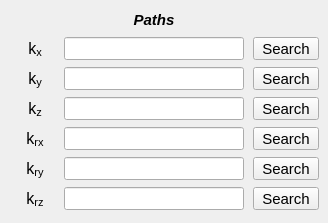
       <widget class="QWidget" name="tab_spring_table">
        <attribute name="title">
         <string>Spring</string>
        </attribute>
        <widget class="QWidget" name="gridLayoutWidget_3">
         <property name="geometry">
          <rect>
           <x>10</x>
           <y>6</y>
           <width>309</width>
           <height>208</height>
          </rect>
         </property>
         <layout class="QGridLayout" name="gridLayout_4">
          <property name="leftMargin">
           <number>5</number>
          </property>
          <property name="topMargin">
           <number>3</number>
          </property>
          <property name="bottomMargin">
           <number>4</number>
          </property>
          <property name="horizontalSpacing">
           <number>9</number>
          </property>
          <property name="verticalSpacing">
           <number>7</number>
          </property>
          <item row="1" column="1">
           <widget class="QLineEdit" name="lineEdit_path_table_Kx">
            <property name="enabled">
             <bool>true</bool>
            </property>
            <property name="maximumSize">
             <size>
              <width>16777215</width>
              <height>23</height>
             </size>
            </property>
            <property name="font">
             <font>
              <pointsize>8</pointsize>
              <weight>50</weight>
              <bold>false</bold>
             </font>
            </property>
            <property name="alignment">
             <set>Qt::AlignCenter</set>
            </property>
           </widget>
          </item>
          <item row="2" column="1">
           <widget class="QLineEdit" name="lineEdit_path_table_Ky">
            <property name="enabled">
             <bool>true</bool>
            </property>
            <property name="maximumSize">
             <size>
              <width>16777215</width>
              <height>23</height>
             </size>
            </property>
            <property name="font">
             <font>
              <pointsize>8</pointsize>
              <weight>50</weight>
              <bold>false</bold>
             </font>
            </property>
            <property name="alignment">
             <set>Qt::AlignCenter</set>
            </property>
           </widget>
          </item>
          <item row="1" column="0">
           <widget class="QLabel" name="label_65">
            <property name="enabled">
             <bool>true</bool>
            </property>
            <property name="minimumSize">
             <size>
              <width>40</width>
              <height>0</height>
             </size>
            </property>
            <property name="maximumSize">
             <size>
              <width>40</width>
              <height>23</height>
             </size>
            </property>
            <property name="font">
             <font>
              <pointsize>11</pointsize>
             </font>
            </property>
            <property name="text">
             <string>&lt;html&gt;&lt;head/&gt;&lt;body&gt;&lt;p align=&quot;center&quot;&gt;&lt;span style=&quot; font-size:12pt;&quot;&gt;k&lt;/span&gt;&lt;span style=&quot; font-size:12pt; vertical-align:sub;&quot;&gt;x&lt;/span&gt;&lt;/p&gt;&lt;/body&gt;&lt;/html&gt;</string>
            </property>
            <property name="alignment">
             <set>Qt::AlignCenter</set>
            </property>
           </widget>
          </item>
          <item row="4" column="2">
           <widget class="QToolButton" name="toolButton_load_Krx_table">
            <property name="enabled">
             <bool>true</bool>
            </property>
            <property name="sizePolicy">
             <sizepolicy hsizetype="Expanding" vsizetype="Fixed">
              <horstretch>0</horstretch>
              <verstretch>0</verstretch>
             </sizepolicy>
            </property>
            <property name="maximumSize">
             <size>
              <width>16777215</width>
              <height>23</height>
             </size>
            </property>
            <property name="font">
             <font>
              <pointsize>11</pointsize>
             </font>
            </property>
            <property name="text">
             <string>Search</string>
            </property>
            <property name="autoRaise">
             <bool>false</bool>
            </property>
            <property name="arrowType">
             <enum>Qt::NoArrow</enum>
            </property>
           </widget>
          </item>
          <item row="4" column="1">
           <widget class="QLineEdit" name="lineEdit_path_table_Krx">
            <property name="enabled">
             <bool>true</bool>
            </property>
            <property name="maximumSize">
             <size>
              <width>16777215</width>
              <height>23</height>
             </size>
            </property>
            <property name="font">
             <font>
              <pointsize>8</pointsize>
              <weight>50</weight>
              <bold>false</bold>
             </font>
            </property>
            <property name="alignment">
             <set>Qt::AlignCenter</set>
            </property>
           </widget>
          </item>
          <item row="6" column="2">
           <widget class="QToolButton" name="toolButton_load_Krz_table">
            <property name="enabled">
             <bool>true</bool>
            </property>
            <property name="sizePolicy">
             <sizepolicy hsizetype="Expanding" vsizetype="Fixed">
              <horstretch>0</horstretch>
              <verstretch>0</verstretch>
             </sizepolicy>
            </property>
            <property name="maximumSize">
             <size>
              <width>16777215</width>
              <height>23</height>
             </size>
            </property>
            <property name="font">
             <font>
              <pointsize>11</pointsize>
             </font>
            </property>
            <property name="text">
             <string>Search</string>
            </property>
            <property name="autoRaise">
             <bool>false</bool>
            </property>
            <property name="arrowType">
             <enum>Qt::NoArrow</enum>
            </property>
           </widget>
          </item>
          <item row="3" column="1">
           <widget class="QLineEdit" name="lineEdit_path_table_Kz">
            <property name="enabled">
             <bool>true</bool>
            </property>
            <property name="maximumSize">
             <size>
              <width>16777215</width>
              <height>23</height>
             </size>
            </property>
            <property name="font">
             <font>
              <pointsize>8</pointsize>
              <weight>50</weight>
              <bold>false</bold>
             </font>
            </property>
            <property name="alignment">
             <set>Qt::AlignCenter</set>
            </property>
           </widget>
          </item>
          <item row="3" column="2">
           <widget class="QToolButton" name="toolButton_load_Kz_table">
            <property name="enabled">
             <bool>true</bool>
            </property>
            <property name="sizePolicy">
             <sizepolicy hsizetype="Expanding" vsizetype="Fixed">
              <horstretch>0</horstretch>
              <verstretch>0</verstretch>
             </sizepolicy>
            </property>
            <property name="maximumSize">
             <size>
              <width>16777215</width>
              <height>23</height>
             </size>
            </property>
            <property name="font">
             <font>
              <pointsize>11</pointsize>
             </font>
            </property>
            <property name="text">
             <string>Search</string>
            </property>
            <property name="autoRaise">
             <bool>false</bool>
            </property>
            <property name="arrowType">
             <enum>Qt::NoArrow</enum>
            </property>
           </widget>
          </item>
          <item row="2" column="2">
           <widget class="QToolButton" name="toolButton_load_Ky_table">
            <property name="enabled">
             <bool>true</bool>
            </property>
            <property name="sizePolicy">
             <sizepolicy hsizetype="Expanding" vsizetype="Fixed">
              <horstretch>0</horstretch>
              <verstretch>0</verstretch>
             </sizepolicy>
            </property>
            <property name="maximumSize">
             <size>
              <width>16777215</width>
              <height>23</height>
             </size>
            </property>
            <property name="font">
             <font>
              <pointsize>11</pointsize>
             </font>
            </property>
            <property name="text">
             <string>Search</string>
            </property>
            <property name="autoRaise">
             <bool>false</bool>
            </property>
            <property name="arrowType">
             <enum>Qt::NoArrow</enum>
            </property>
           </widget>
          </item>
          <item row="5" column="2">
           <widget class="QToolButton" name="toolButton_load_Kry_table">
            <property name="enabled">
             <bool>true</bool>
            </property>
            <property name="sizePolicy">
             <sizepolicy hsizetype="Expanding" vsizetype="Fixed">
              <horstretch>0</horstretch>
              <verstretch>0</verstretch>
             </sizepolicy>
            </property>
            <property name="maximumSize">
             <size>
              <width>16777215</width>
              <height>23</height>
             </size>
            </property>
            <property name="font">
             <font>
              <pointsize>11</pointsize>
             </font>
            </property>
            <property name="text">
             <string>Search</string>
            </property>
            <property name="autoRaise">
             <bool>false</bool>
            </property>
            <property name="arrowType">
             <enum>Qt::NoArrow</enum>
            </property>
           </widget>
          </item>
          <item row="5" column="1">
           <widget class="QLineEdit" name="lineEdit_path_table_Kry">
            <property name="enabled">
             <bool>true</bool>
            </property>
            <property name="maximumSize">
             <size>
              <width>16777215</width>
              <height>23</height>
             </size>
            </property>
            <property name="font">
             <font>
              <pointsize>8</pointsize>
              <weight>50</weight>
              <bold>false</bold>
             </font>
            </property>
            <property name="alignment">
             <set>Qt::AlignCenter</set>
            </property>
           </widget>
          </item>
          <item row="1" column="2">
           <widget class="QToolButton" name="toolButton_load_Kx_table">
            <property name="enabled">
             <bool>true</bool>
            </property>
            <property name="sizePolicy">
             <sizepolicy hsizetype="Expanding" vsizetype="Fixed">
              <horstretch>0</horstretch>
              <verstretch>0</verstretch>
             </sizepolicy>
            </property>
            <property name="maximumSize">
             <size>
              <width>16777215</width>
              <height>23</height>
             </size>
            </property>
            <property name="font">
             <font>
              <pointsize>11</pointsize>
             </font>
            </property>
            <property name="text">
             <string>Search</string>
            </property>
            <property name="autoRaise">
             <bool>false</bool>
            </property>
            <property name="arrowType">
             <enum>Qt::NoArrow</enum>
            </property>
           </widget>
          </item>
          <item row="6" column="1">
           <widget class="QLineEdit" name="lineEdit_path_table_Krz">
            <property name="enabled">
             <bool>true</bool>
            </property>
            <property name="maximumSize">
             <size>
              <width>16777215</width>
              <height>23</height>
             </size>
            </property>
            <property name="font">
             <font>
              <pointsize>8</pointsize>
              <weight>50</weight>
              <bold>false</bold>
             </font>
            </property>
            <property name="alignment">
             <set>Qt::AlignCenter</set>
            </property>
           </widget>
          </item>
          <item row="0" column="1">
           <widget class="QLabel" name="label_101">
            <property name="minimumSize">
             <size>
              <width>180</width>
              <height>21</height>
             </size>
            </property>
            <property name="maximumSize">
             <size>
              <width>200</width>
              <height>21</height>
             </size>
            </property>
            <property name="font">
             <font>
              <family>Arial</family>
              <pointsize>11</pointsize>
              <weight>75</weight>
              <italic>true</italic>
              <bold>true</bold>
             </font>
            </property>
            <property name="frameShape">
             <enum>QFrame::NoFrame</enum>
            </property>
            <property name="frameShadow">
             <enum>QFrame::Plain</enum>
            </property>
            <property name="text">
             <string>Paths</string>
            </property>
            <property name="alignment">
             <set>Qt::AlignCenter</set>
            </property>
           </widget>
          </item>
          <item row="2" column="0">
           <widget class="QLabel" name="label_67">
            <property name="enabled">
             <bool>true</bool>
            </property>
            <property name="minimumSize">
             <size>
              <width>40</width>
              <height>0</height>
             </size>
            </property>
            <property name="maximumSize">
             <size>
              <width>40</width>
              <height>23</height>
             </size>
            </property>
            <property name="font">
             <font>
              <pointsize>11</pointsize>
             </font>
            </property>
            <property name="text">
             <string>&lt;html&gt;&lt;head/&gt;&lt;body&gt;&lt;p align=&quot;center&quot;&gt;&lt;span style=&quot; font-size:12pt;&quot;&gt;k&lt;/span&gt;&lt;span style=&quot; font-size:12pt; vertical-align:sub;&quot;&gt;y&lt;/span&gt;&lt;/p&gt;&lt;/body&gt;&lt;/html&gt;</string>
            </property>
            <property name="alignment">
             <set>Qt::AlignCenter</set>
            </property>
           </widget>
          </item>
          <item row="3" column="0">
           <widget class="QLabel" name="label_68">
            <property name="enabled">
             <bool>true</bool>
            </property>
            <property name="minimumSize">
             <size>
              <width>40</width>
              <height>0</height>
             </size>
            </property>
            <property name="maximumSize">
             <size>
              <width>40</width>
              <height>23</height>
             </size>
            </property>
            <property name="font">
             <font>
              <pointsize>11</pointsize>
             </font>
            </property>
            <property name="text">
             <string>&lt;html&gt;&lt;head/&gt;&lt;body&gt;&lt;p align=&quot;center&quot;&gt;&lt;span style=&quot; font-size:12pt;&quot;&gt;k&lt;/span&gt;&lt;span style=&quot; font-size:12pt; vertical-align:sub;&quot;&gt;z&lt;/span&gt;&lt;/p&gt;&lt;/body&gt;&lt;/html&gt;</string>
            </property>
            <property name="alignment">
             <set>Qt::AlignCenter</set>
            </property>
           </widget>
          </item>
          <item row="4" column="0">
           <widget class="QLabel" name="label_70">
            <property name="enabled">
             <bool>true</bool>
            </property>
            <property name="minimumSize">
             <size>
              <width>40</width>
              <height>0</height>
             </size>
            </property>
            <property name="maximumSize">
             <size>
              <width>40</width>
              <height>23</height>
             </size>
            </property>
            <property name="font">
             <font>
              <pointsize>11</pointsize>
             </font>
            </property>
            <property name="text">
             <string>&lt;html&gt;&lt;head/&gt;&lt;body&gt;&lt;p align=&quot;center&quot;&gt;&lt;span style=&quot; font-size:12pt;&quot;&gt;k&lt;/span&gt;&lt;span style=&quot; font-size:12pt; vertical-align:sub;&quot;&gt;rx&lt;/span&gt;&lt;/p&gt;&lt;/body&gt;&lt;/html&gt;</string>
            </property>
            <property name="alignment">
             <set>Qt::AlignCenter</set>
            </property>
           </widget>
          </item>
          <item row="5" column="0">
           <widget class="QLabel" name="label_82">
            <property name="enabled">
             <bool>true</bool>
            </property>
            <property name="minimumSize">
             <size>
              <width>40</width>
              <height>0</height>
             </size>
            </property>
            <property name="maximumSize">
             <size>
              <width>40</width>
              <height>23</height>
             </size>
            </property>
            <property name="font">
             <font>
              <pointsize>11</pointsize>
             </font>
            </property>
            <property name="text">
             <string>&lt;html&gt;&lt;head/&gt;&lt;body&gt;&lt;p align=&quot;center&quot;&gt;&lt;span style=&quot; font-size:12pt;&quot;&gt;k&lt;/span&gt;&lt;span style=&quot; font-size:12pt; vertical-align:sub;&quot;&gt;ry&lt;/span&gt;&lt;/p&gt;&lt;/body&gt;&lt;/html&gt;</string>
            </property>
            <property name="alignment">
             <set>Qt::AlignCenter</set>
            </property>
           </widget>
          </item>
          <item row="6" column="0">
           <widget class="QLabel" name="label_86">
            <property name="enabled">
             <bool>true</bool>
            </property>
            <property name="minimumSize">
             <size>
              <width>40</width>
              <height>0</height>
             </size>
            </property>
            <property name="maximumSize">
             <size>
              <width>40</width>
              <height>23</height>
             </size>
            </property>
            <property name="font">
             <font>
              <pointsize>11</pointsize>
             </font>
            </property>
            <property name="text">
             <string>&lt;html&gt;&lt;head/&gt;&lt;body&gt;&lt;p align=&quot;center&quot;&gt;&lt;span style=&quot; font-size:12pt;&quot;&gt;k&lt;/span&gt;&lt;span style=&quot; font-size:12pt; vertical-align:sub;&quot;&gt;rz&lt;/span&gt;&lt;/p&gt;&lt;/body&gt;&lt;/html&gt;</string>
            </property>
            <property name="alignment">
             <set>Qt::AlignCenter</set>
            </property>
           </widget>
          </item>
         </layout>
        </widget>
       </widget>
